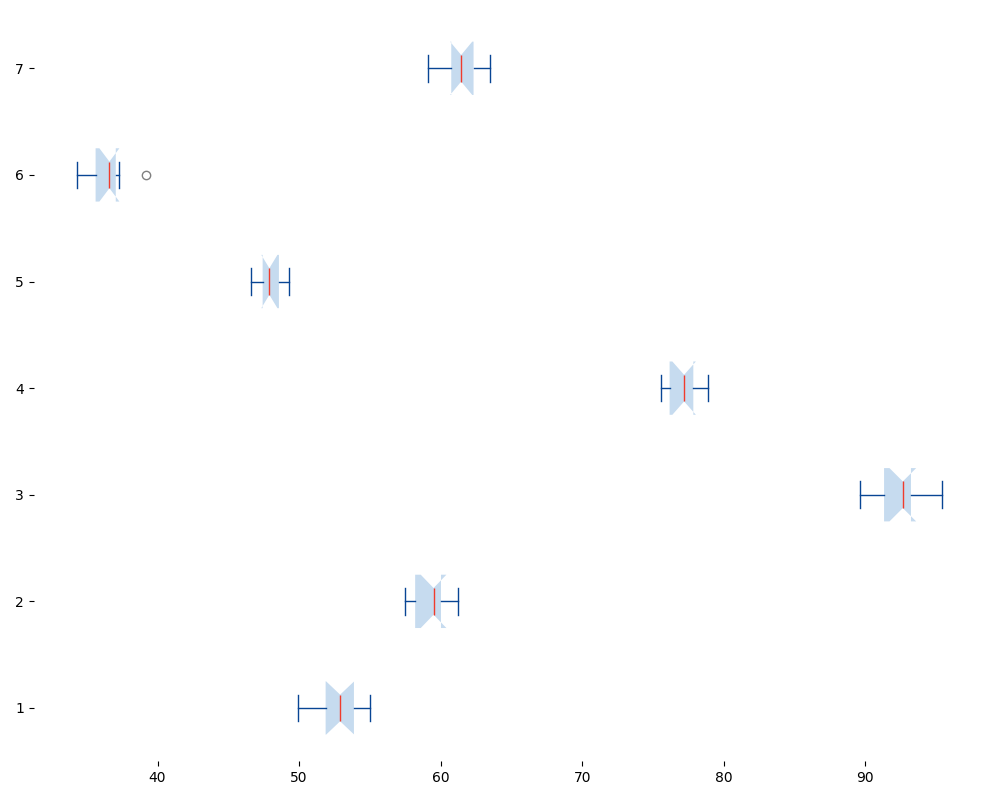

Here is the Python script that generated this plot:
import matplotlib.pyplot as plt

# Data for Vitamin C content in mg per 100 grams for each fruit type
oranges = [53.2, 50.5, 52.4, 55.0, 54.3, 51.7, 52.8, 49.9, 54.1, 53.0]
strawberries = [58.8, 59.4, 60.1, 57.5, 59.6, 58.0, 60.3, 61.2, 57.9, 59.8]
kiwis = [92.7, 93.0, 89.6, 95.4, 94.2, 91.1, 92.6, 90.8, 93.3, 92.0]
lemons = [77.0, 76.4, 78.2, 75.8, 77.7, 78.9, 76.1, 77.4, 75.6, 77.9]
pineapples = [47.8, 48.2, 47.0, 49.3, 46.6, 47.4, 48.7, 47.5, 48.0, 48.8]
mangoes = [36.4, 37.1, 39.2, 34.8, 35.6, 36.9, 34.3, 35.7, 37.3, 36.8]
papayas = [60.9, 62.4, 61.0, 63.5, 59.1, 60.5, 62.8, 61.9, 60.7, 62.1]

data = [oranges, strawberries, kiwis, lemons, pineapples, mangoes, papayas]

fig, ax = plt.subplots(figsize=(10, 8))

ax.boxplot(data, vert=False, patch_artist=True, notch=True,
           boxprops=dict(facecolor='#c6dbef', color='none'),
           whiskerprops=dict(color='#084594'),
           capprops=dict(color='#084594'),
           medianprops=dict(color='#ef3b2c'),
           flierprops=dict(marker='o', color='#ef3b2c', alpha=0.5))

for spine in ax.spines.values():
    spine.set_visible(False)

plt.tight_layout()

plt.show()
